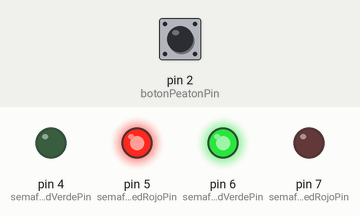
This sketch was run on a simulated Arduino Uno, built with avr-gcc and run on an emulated ATmega328P. Parts: output pins drawn as LEDs (lit = HIGH). The test bench sets the inputs (shaded band); at power-on: pin 2 (botonPeatonPin) HIGH.

Above: at 1.2 s.
1.3 s: pin 2 (botonPeatonPin) pulled LOW for 0.15 s
At 5.6 s:
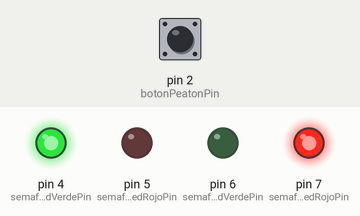
12.1 s: pin 2 (botonPeatonPin) pulled LOW for 1 s
At 16.5 s:
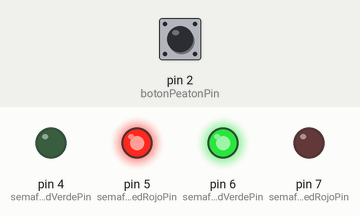
Timing chart, 0 to 18.0 s (numbered marks = the images above; inputs shaded):
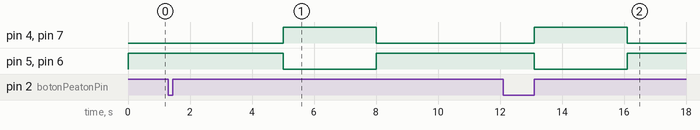

Measured:
- after the input at 1.3 s, pin 4 (semaforoPeaton_LedVerdePin), pin 7 (semaforoCarro_LedRojoPin): LOW → HIGH after 3.7 s, → LOW 3.0 s later; pin 5 (semaforoPeaton_LedRojoPin), pin 6 (semaforoCarro_LedVerdePin): HIGH → LOW after 3.7 s, → HIGH 3.0 s later
- after the input at 12.1 s, pin 4 (semaforoPeaton_LedVerdePin), pin 7 (semaforoCarro_LedRojoPin): LOW → HIGH after 1.0 s, → LOW 3.0 s later; pin 5 (semaforoPeaton_LedRojoPin), pin 6 (semaforoCarro_LedVerdePin): HIGH → LOW after 1.0 s, → HIGH 3.0 s later

The sketch:

Semaforo.ino
```cpp
#include <TimerOne.h>

volatile boolean hayPeaton = false;
int botonPeatonPin = 2;

const int semaforoPeaton_LedVerdePin = 4;
const int semaforoPeaton_LedRojoPin = 5;

const int semaforoCarro_LedVerdePin = 6;
const int semaforoCarro_LedRojoPin = 7;

const long tiempoSemaforoPeaton = 3000000;
const long tiempoSemaforoCarro = 5000000;

const int tiempoDuracionGlishe = 200;
long contadorTiempoBotonPeaton = 0;

void setup() {
    configurarPines();
    inicializarSemaforos();
    configurarInterrupcionBotonPeaton();
    configurarInterrupcionSemaforoCarro();
}

void loop() {

}

void configurarPines() {
    pinMode(botonPeatonPin, INPUT_PULLUP);
    pinMode(semaforoPeaton_LedVerdePin, OUTPUT);
    pinMode(semaforoPeaton_LedRojoPin, OUTPUT);
    pinMode(semaforoCarro_LedVerdePin, OUTPUT);
    pinMode(semaforoCarro_LedRojoPin, OUTPUT);
}

void configurarInterrupcionBotonPeaton() {
  attachInterrupt(digitalPinToInterrupt(botonPeatonPin), darPasoAlPeaton, LOW);
}

void configurarInterrupcionSemaforoCarro() {
    Timer1.initialize(tiempoSemaforoCarro);
    Timer1.attachInterrupt(cambiarSemaforos);
}

void configurarInterrupcionSemaforoPeaton() {
  Timer1.initialize(tiempoSemaforoPeaton);
  Timer1.attachInterrupt(resetSemaforos);
}

void darPasoAlPeaton() {
  if (isSuperadoGliche()) {
    hayPeaton = true;
    contadorTiempoBotonPeaton = millis();
  }
}

boolean isSuperadoGliche() {
    return millis() > contadorTiempoBotonPeaton + tiempoDuracionGlishe;
}

void ponerSemaforoEnRojo(int ledVerdePin, int ledRojoPin) {
  digitalWrite(ledVerdePin, LOW);
  digitalWrite(ledRojoPin, HIGH);
}

void ponerSemaforoEnVerde(int ledVerdePin, int ledRojoPin) {
  digitalWrite(ledVerdePin, HIGH);
  digitalWrite(ledRojoPin, LOW);
}

void cambiarSemaforos() {
  if (hayPeaton) {
      ponerSemaforoEnRojo(semaforoCarro_LedVerdePin, semaforoCarro_LedRojoPin);
      ponerSemaforoEnVerde(semaforoPeaton_LedVerdePin, semaforoPeaton_LedRojoPin);
      configurarInterrupcionSemaforoPeaton();
  } else {
    ponerSemaforoEnVerde(semaforoCarro_LedVerdePin, semaforoCarro_LedRojoPin);
    ponerSemaforoEnRojo(semaforoPeaton_LedVerdePin, semaforoPeaton_LedRojoPin);
    configurarInterrupcionSemaforoCarro();
  }
}

void resetSemaforos() {
  hayPeaton = false;
  cambiarSemaforos();
}

void inicializarSemaforos() {
    ponerSemaforoEnVerde(semaforoCarro_LedVerdePin, semaforoCarro_LedRojoPin);
    ponerSemaforoEnRojo(semaforoPeaton_LedVerdePin, semaforoPeaton_LedRojoPin);
}
```
